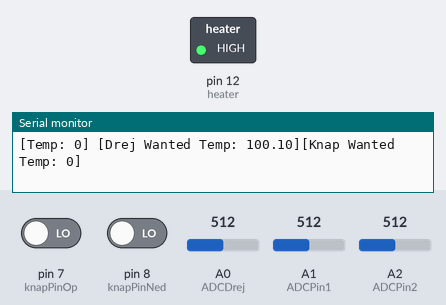
A sketch run on a simulated Arduino Uno, built with avr-gcc and run on an emulated ATmega328P. Shown: switched loads named in the sketch (green lamp = pin HIGH), the last lines printed to the serial monitor. The inputs (shaded band) are chosen by the test bench; at power-on: A1 (ADCPin1) = 512, pin 7 (knapPinOp) LOW, pin 8 (knapPinNed) LOW, A0 (ADCDrej) = 512, A2 (ADCPin2) = 512.

Above: at 1.2 s.
1.3 s: A1 (ADCPin1) set to 524
At 2.2 s:
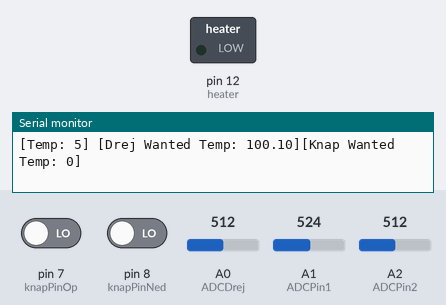
2.9 s: A1 (ADCPin1) set to 511
At 3.8 s:
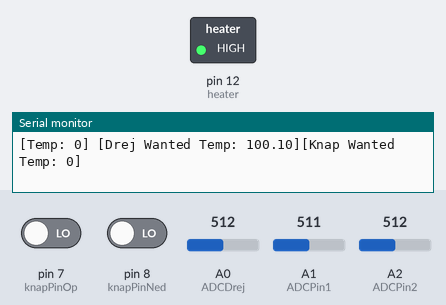
4.5 s: A1 (ADCPin1) set to 716
At 5.5 s:
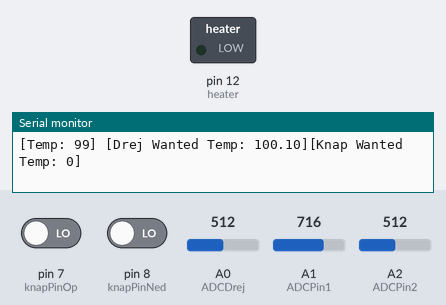
Timing chart, 0 to 7.5 s (numbered marks = the images above; inputs shaded):
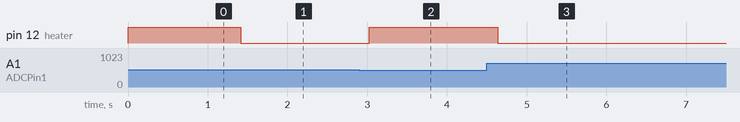

The sketch:

Sketch1.ino
```cpp
/*
Name:		Sketch2.ino
Created:	9/11/2017 8:53:58 AM
Author:	kjhn
*/

int ADCDrej = A0;
int ADCPin1 = A1;
int ADCPin2 = A2;
int ADCReadingTemp;
int ADCReading1;
int ADCReading2;
int ADCReadingDrej;
float ADCVoltage;
int temp;
float wantedTemp;
int heater = 12;
//-----------------------------------------------------------------------------------------------------------
int knapPinOp = 7;
int knapPinNed = 8;
int knapCounter;
int knapStatusOp;
int knapStatusNed;
bool checkOp = false;
bool checkNed = false;

// the setup function runs once when you press reset or power the board
void setup() {


	pinMode(ADCPin1, INPUT);
	pinMode(ADCPin2, INPUT);
	pinMode(ADCDrej, INPUT);
	pinMode(heater, OUTPUT);
	//-------------------------------------------------------------------------------------------------------------
	pinMode(knapPinOp, INPUT);
	pinMode(knapPinNed, INPUT);

	Serial.begin(115200);
}

// the loop function runs over and over again until power down or reset
void loop() {

	ADCReading1 = analogRead(ADCPin1); //analogRead retunere heltal i intervallet 0-1023
	ADCReading2 = analogRead(ADCPin2); //analogRead retunere heltal i intervallet 0-1023
	ADCReadingTemp = ADCReading1-ADCReading2; //analogRead retunere heltal i intervallet 0-1023
	ADCReadingDrej = analogRead(ADCDrej); //analogRead retunere heltal i intervallet 0-1023
	ADCVoltage = (5.0 / 1023) * (ADCReadingTemp); //5V sættes til 5.0 for at tvinge resultatet til float

	temp = (ADCVoltage) * 100;
	Serial.print("[Temp: " + String(temp) + "] ");
	ADCReadingDrej = analogRead(ADCDrej);
	wantedTemp = 200.0 / 1023 * ADCReadingDrej;
	Serial.print("[Drej Wanted Temp: " + String(wantedTemp) + "]");
	if (temp <= knapCounter) {
		digitalWrite(heater,HIGH);
	}
	else {
		digitalWrite(heater, LOW);
	}
//-------------------------------------------------------------------------------------------------------------------------
	knapStatusOp = digitalRead(knapPinOp);
	if (knapStatusOp == HIGH && checkOp == true) {
		digitalWrite(LED_BUILTIN, HIGH);
		knapCounter = knapCounter + 10;
		checkOp = false;
	}
	else if (knapStatusOp == LOW && checkOp == false)
	{
		digitalWrite(LED_BUILTIN, LOW);
		checkOp = true;
	}

	knapStatusNed = digitalRead(knapPinNed);
	if (knapStatusNed == HIGH && checkNed == true) {
		digitalWrite(LED_BUILTIN, HIGH);
		knapCounter = knapCounter - 10;
		checkNed = false;
	}
	else if (knapStatusNed == LOW && checkNed == false)
	{
		digitalWrite(LED_BUILTIN, LOW);
		checkNed = true;
	}
	if (knapCounter > 200)
	{
		knapCounter = 200;
	}
	else if (knapCounter < 0) {
		knapCounter = 0;
	}
	Serial.println("[Knap Wanted Temp: " + String(knapCounter) + "]");
	delay(200);
}
```

Measured:
- the behaviour switches between 514 and 515 on A1 (ADCPin1) (found by bisection; images 0 and 1)
- after the input at 1.3 s, pin 12 (heater): HIGH → LOW after 0.11 s
- after the input at 2.9 s, pin 12 (heater): LOW → HIGH after 0.12 s
- after the input at 4.5 s, pin 12 (heater): HIGH → LOW after 0.14 s
